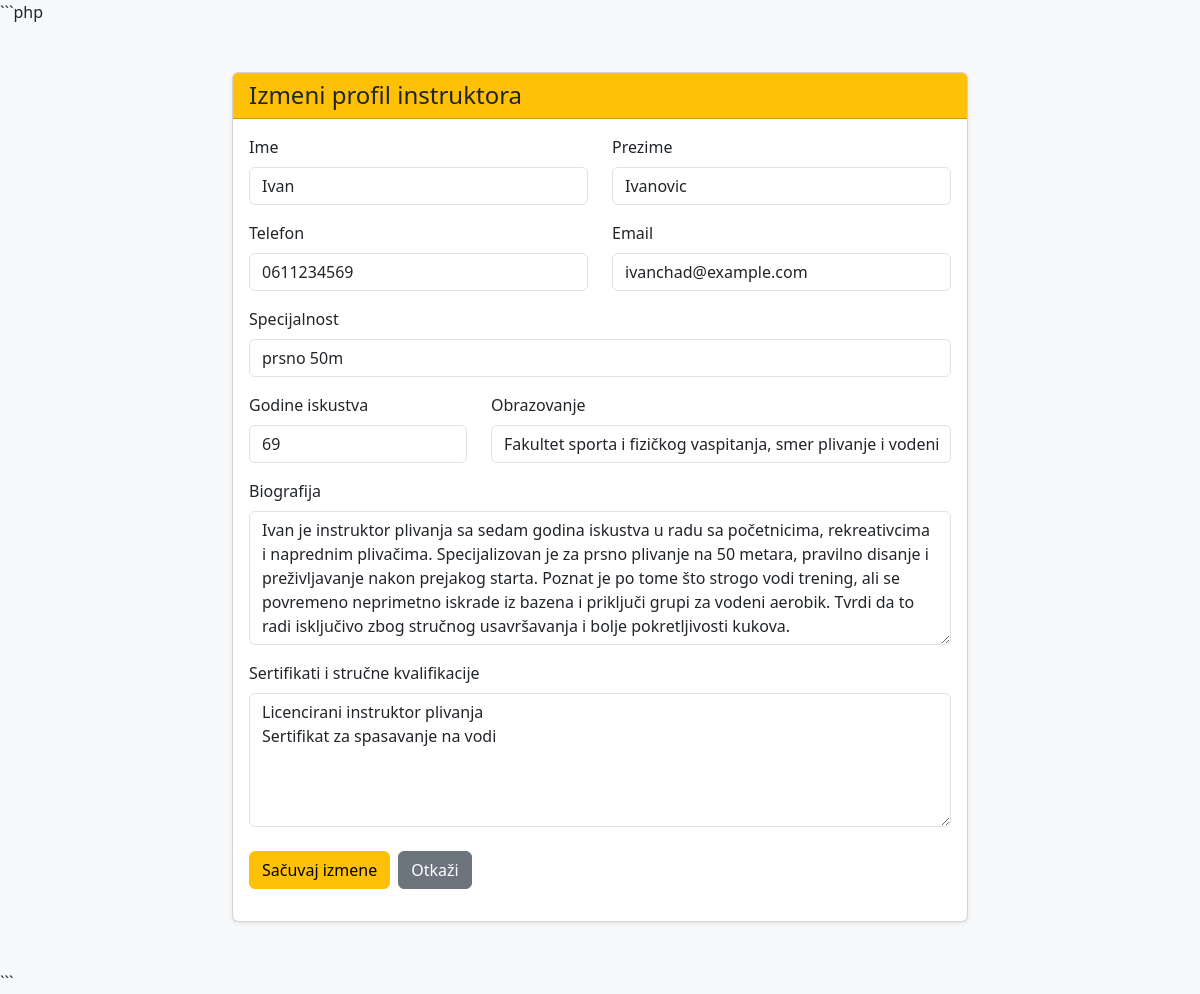
The page /plivanje_projekat/izmeni_instruktora.php?id=2 (signed in) on the database as committed earlier.
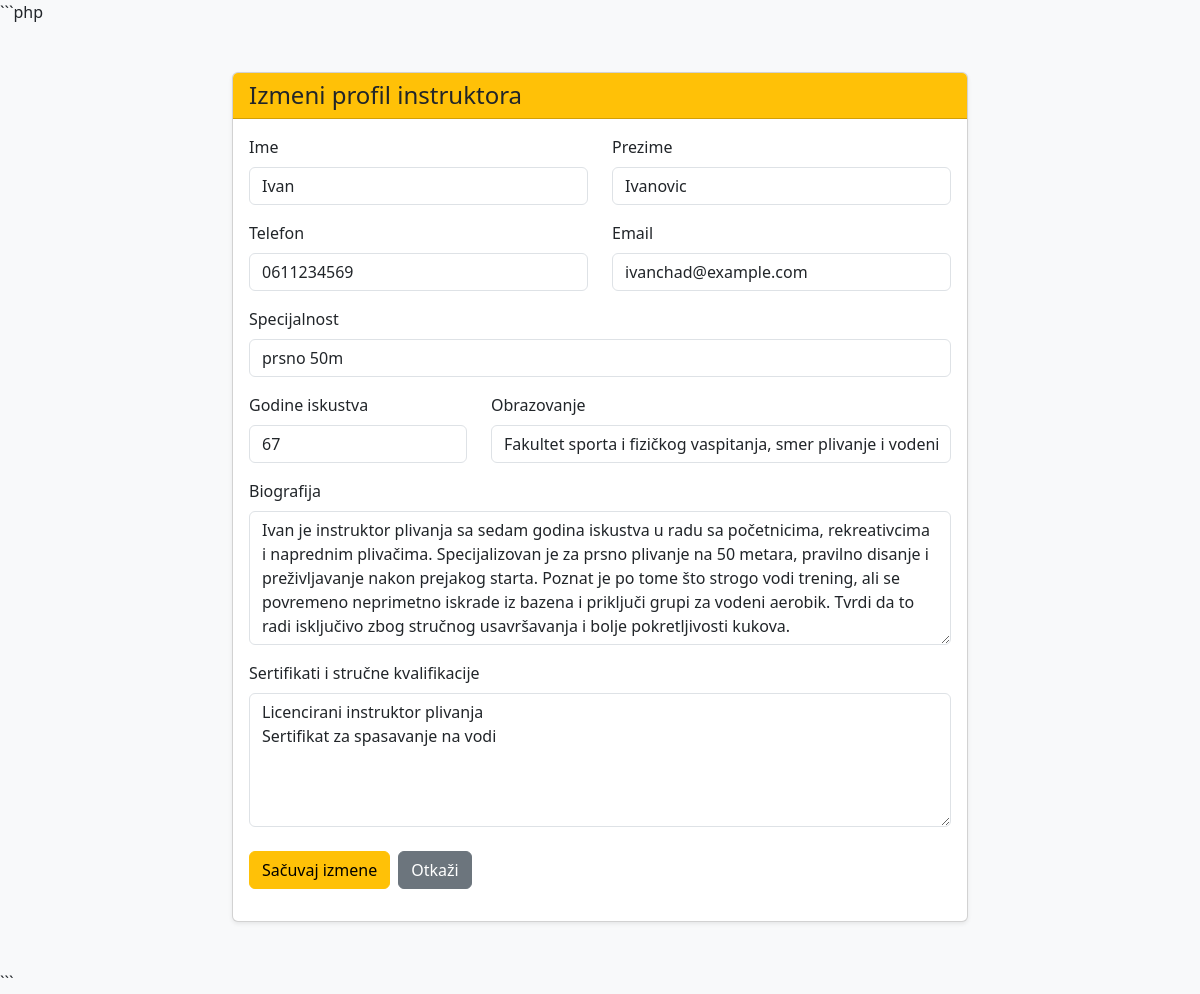
The same page on the database as committed later.
### tables this page shows
CREATE TABLE IF NOT EXISTS `instruktori` (
  `id` int NOT NULL AUTO_INCREMENT,
  `ime` varchar(50) NOT NULL,
  `prezime` varchar(50) NOT NULL,
  `telefon` varchar(30) DEFAULT NULL,
  `email` varchar(100) DEFAULT NULL,
  `specijalnost` varchar(100) DEFAULT NULL,
  `biografija` text,
  `godine_iskustva` int DEFAULT NULL,
  `sertifikati_opis` text,
  `obrazovanje` varchar(255) DEFAULT NULL,
  PRIMARY KEY (`id`)
);

### plivanje_projekat/classes/BaseModel.php (called while the page is built, shortened)
<?php
require_once __DIR__ . '/../config/Database.php';
class BaseModel
{
    public function __construct()
    {
        $database = new Database();
        $this->connection = $database->connect();
    }
}

### plivanje_projekat/config/Database.php (called while the page is built)
<?php
class Database
{
    private string $host = 'localhost';
    private string $databaseName = 'plivanje_db';
    private string $username = 'root';
    private string $password = '';
    private ?PDO $connection = null;
    public function connect(): PDO
    {
        if ($this->connection === null) {
            try {
                $dsn = "mysql:host={$this->host};dbname={$this->databaseName};charset=utf8mb4";
                $this->connection = new PDO(
                    $dsn,
                    $this->username,
                    $this->password
                );
                $this->connection->setAttribute(
                    PDO::ATTR_ERRMODE,
                    PDO::ERRMODE_EXCEPTION
                );
                $this->connection->setAttribute(
                    PDO::ATTR_DEFAULT_FETCH_MODE,
                    PDO::FETCH_ASSOC
                );
            } catch (PDOException $exception) {
                die('Greška pri povezivanju sa bazom: ' . $exception->getMessage());
            }
        }
        return $this->connection;
    }
}

### plivanje_projekat/classes/Instruktor.php (called while the page is built, shortened)
<?php
require_once __DIR__ . '/BaseModel.php';
class Instruktor extends BaseModel implements CrudInterface
{
    public function findById(int $id): array|false
    {
        $sql = "SELECT * FROM instruktori WHERE id = :id";
        $stmt = $this->connection->prepare($sql);
        $stmt->execute([
            ':id' => $id
        ]);
        return $stmt->fetch();
    }
}

### plivanje_projekat/izmeni_instruktora.php (the view, shortened to what this page needs)
<?php
require_once __DIR__ . '/classes/Instruktor.php';
$instruktorModel = new Instruktor();
$id = filter_input(
    INPUT_GET,
    'id',
    FILTER_VALIDATE_INT
);
$instruktor = $instruktorModel->findById($id);
?>
<!DOCTYPE html>
<html lang="sr">
<head>
    <link
        href="https://cdn.jsdelivr.net/npm/bootstrap@5.3.3/dist/css/bootstrap.min.css"
        rel="stylesheet"
    >
</head>
<body class="bg-light">
<div class="container py-5">
    <div class="row justify-content-center">
        <div class="col-lg-8">
            <div class="card shadow-sm">
                <div class="card-header bg-warning">
                    <h1 class="h4 mb-0">
                        Izmeni profil instruktora
                    </h1>
                </div>
                <div class="card-body">
                    <form method="POST">
                        <div class="row">
                            <div class="col-md-6 mb-3">
                                <label
                                    for="ime"
                                    class="form-label"
                                >
                                    Ime
                                </label>
                                <input
                                    type="text"
                                    class="form-control"
                                    id="ime"
                                    name="ime"
                                    value="<?= htmlspecialchars(
                                        $_POST['ime']
                                        ?? $instruktor['ime']
                                    ) ?>"
                                    required
                                >
                            </div>
                            <div class="col-md-6 mb-3">
                                <label
                                    for="prezime"
                                    class="form-label"
                                >
                                    Prezime
                                </label>
                                <input
                                    type="text"
                                    class="form-control"
                                    id="prezime"
                                    name="prezime"
                                    value="<?= htmlspecialchars(
                                        $_POST['prezime']
                                        ?? $instruktor['prezime']
                                    ) ?>"
                                    required
                                >
                            </div>
                        </div>
                        <div class="row">
                            <div class="col-md-6 mb-3">
                                <label
                                    for="telefon"
                                    class="form-label"
                                >
                                    Telefon
                                </label>
                                <input
                                    type="text"
                                    class="form-control"
                                    id="telefon"
                                    name="telefon"
                                    value="<?= htmlspecialchars(
                                        $_POST['telefon']
                                        ?? $instruktor['telefon']
                                        ?? ''
                                    ) ?>"
                                >
                            </div>
                            <div class="col-md-6 mb-3">
                                <label
                                    for="email"
                                    class="form-label"
                                >
                                    Email
                                </label>
                                <input
                                    type="email"
                                    class="form-control"
                                    id="email"
                                    name="email"
                                    value="<?= htmlspecialchars(
                                        $_POST['email']
                                        ?? $instruktor['email']
                                        ?? ''
                                    ) ?>"
                                >
                            </div>
                        </div>
                        <div class="mb-3">
                            <label
                                for="specijalnost"
                                class="form-label"
                            >
                                Specijalnost
                            </label>
                            <input
                                type="text"
                                class="form-control"
                                id="specijalnost"
                                name="specijalnost"
                                placeholder="Na primer: kraul, početnici, takmičarsko plivanje..."
                                value="<?= htmlspecialchars(
                                    $_POST['specijalnost']
                                    ?? $instruktor['specijalnost']
                                    ?? ''
                                ) ?>"
                            >
                        </div>
                        <div class="row">
                            <div class="col-md-4 mb-3">
                                <label
                                    for="godine_iskustva"
                                    class="form-label"
                                >
                                    Godine iskustva
                                </label>
                                <input
                                    type="number"
                                    class="form-control"
                                    id="godine_iskustva"
                                    name="godine_iskustva"
                                    min="0"
                                    value="<?= htmlspecialchars(
                                        $_POST['godine_iskustva']
                                        ?? $instruktor['godine_iskustva']
                                        ?? ''
                                    ) ?>"
                                >
                            </div>
                            <div class="col-md-8 mb-3">
                                <label
                                    for="obrazovanje"
                                    class="form-label"
                                >
                                    Obrazovanje
                                </label>
                                <input
                                    type="text"
                                    class="form-control"
                                    id="obrazovanje"
                                    name="obrazovanje"
                                    placeholder="Na primer: Fakultet sporta i fizičkog vaspitanja"
                                    value="<?= htmlspecialchars(
                                        $_POST['obrazovanje']
                                        ?? $instruktor['obrazovanje']
                                        ?? ''
                                    ) ?>"
                                >
                            </div>
                        </div>
                        <div class="mb-3">
                            <label
                                for="biografija"
                                class="form-label"
                            >
                                Biografija
                            </label>
                            <textarea
                                class="form-control"
                                id="biografija"
                                name="biografija"
                                rows="5"
                                placeholder="Unesite opis iskustva, načina rada i profesionalne biografije instruktora."
                            ><?= htmlspecialchars(
                                $_POST['biografija']
                                ?? $instruktor['biografija']
                                ?? ''
                            ) ?></textarea>
                        </div>
                        <div class="mb-4">
                            <label
                                for="sertifikati_opis"
                                class="form-label"
                            >
                                Sertifikati i stručne kvalifikacije
                            </label>
                            <textarea
                                class="form-control"
                                id="sertifikati_opis"
                                name="sertifikati_opis"
                                rows="5"
                                placeholder="Unesite sertifikate, licence, završene obuke i stručne kvalifikacije."
                            ><?= htmlspecialchars(
                                $_POST['sertifikati_opis']
                                ?? $instruktor['sertifikati_opis']
                                ?? ''
                            ) ?></textarea>
                        </div>
                        <div class="d-flex gap-2">
                            <button
                                type="submit"
                                class="btn btn-warning"
                            >
                                Sačuvaj izmene
                            </button>
                            <a
                                href="profil_instruktora.php?id=<?= (int) $instruktor['id'] ?>"
                                class="btn btn-secondary"
                            >
                                Otkaži
                            </a>
                        </div>
                    </form>
                </div>
            </div>
        </div>
    </div>
</div>
</body>
</html>

Rows that differ between the two databases and show on the page:
changed instruktori "Ivan": godine_iskustva "69" → "67"
